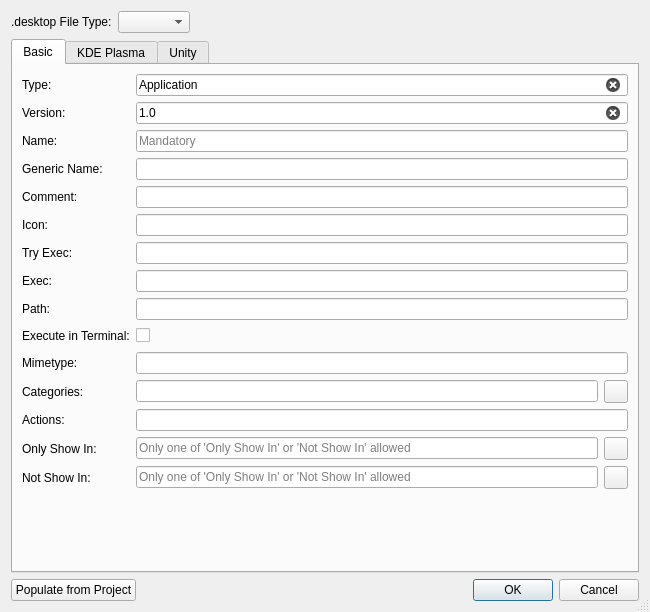
<?xml version="1.0" encoding="UTF-8"?>
<ui version="4.0">
 <class>DotDesktopWizardDialog</class>
 <widget class="QDialog" name="DotDesktopWizardDialog">
  <property name="geometry">
   <rect>
    <x>0</x>
    <y>0</y>
    <width>650</width>
    <height>612</height>
   </rect>
  </property>
  <property name="windowTitle">
   <string>.desktop Wizard</string>
  </property>
  <property name="sizeGripEnabled">
   <bool>true</bool>
  </property>
  <layout class="QVBoxLayout" name="verticalLayout">
   <item>
    <layout class="QHBoxLayout" name="horizontalLayout_2">
     <item>
      <widget class="QLabel" name="label">
       <property name="text">
        <string>.desktop File Type:</string>
       </property>
      </widget>
     </item>
     <item>
      <widget class="QComboBox" name="typeComboBox">
       <property name="toolTip">
        <string>Select a target .desktop file format</string>
       </property>
      </widget>
     </item>
     <item>
      <spacer name="horizontalSpacer">
       <property name="orientation">
        <enum>Qt::Horizontal</enum>
       </property>
       <property name="sizeHint" stdset="0">
        <size>
         <width>40</width>
         <height>20</height>
        </size>
       </property>
      </spacer>
     </item>
    </layout>
   </item>
   <item>
    <widget class="QTabWidget" name="dataTabWidget">
     <property name="currentIndex">
      <number>0</number>
     </property>
     <widget class="QWidget" name="basicTab">
      <attribute name="title">
       <string>Basic</string>
      </attribute>
      <layout class="QGridLayout" name="gridLayout">
       <item row="0" column="0">
        <widget class="QLabel" name="label_3">
         <property name="text">
          <string>Type:</string>
         </property>
        </widget>
       </item>
       <item row="0" column="1" colspan="3">
        <widget class="QLineEdit" name="typeEdit">
         <property name="toolTip">
          <string>Enter the type</string>
         </property>
         <property name="text">
          <string notr="true">Application</string>
         </property>
         <property name="placeholderText">
          <string>Mandatory</string>
         </property>
         <property name="clearButtonEnabled">
          <bool>true</bool>
         </property>
        </widget>
       </item>
       <item row="1" column="0">
        <widget class="QLabel" name="label_2">
         <property name="text">
          <string>Version:</string>
         </property>
        </widget>
       </item>
       <item row="1" column="1" colspan="3">
        <widget class="QLineEdit" name="versionEdit">
         <property name="toolTip">
          <string>Enter the version of the .desktop specification</string>
         </property>
         <property name="text">
          <string notr="true">1.0</string>
         </property>
         <property name="clearButtonEnabled">
          <bool>true</bool>
         </property>
        </widget>
       </item>
       <item row="2" column="0">
        <widget class="QLabel" name="label_4">
         <property name="text">
          <string>Name:</string>
         </property>
        </widget>
       </item>
       <item row="2" column="1" colspan="3">
        <widget class="QLineEdit" name="nameEdit">
         <property name="toolTip">
          <string>Enter the application name</string>
         </property>
         <property name="placeholderText">
          <string>Mandatory</string>
         </property>
         <property name="clearButtonEnabled">
          <bool>true</bool>
         </property>
        </widget>
       </item>
       <item row="3" column="0">
        <widget class="QLabel" name="label_5">
         <property name="text">
          <string>Generic Name:</string>
         </property>
        </widget>
       </item>
       <item row="3" column="1" colspan="3">
        <widget class="QLineEdit" name="genericNameEdit">
         <property name="toolTip">
          <string>Enter the generic application name</string>
         </property>
         <property name="clearButtonEnabled">
          <bool>true</bool>
         </property>
        </widget>
       </item>
       <item row="4" column="0">
        <widget class="QLabel" name="label_6">
         <property name="text">
          <string>Comment:</string>
         </property>
        </widget>
       </item>
       <item row="4" column="1" colspan="3">
        <widget class="QLineEdit" name="commentEdit">
         <property name="toolTip">
          <string>Enter a comment</string>
         </property>
         <property name="clearButtonEnabled">
          <bool>true</bool>
         </property>
        </widget>
       </item>
       <item row="5" column="0">
        <widget class="QLabel" name="label_7">
         <property name="text">
          <string>Icon:</string>
         </property>
        </widget>
       </item>
       <item row="5" column="1" colspan="3">
        <widget class="QLineEdit" name="iconFileEdit">
         <property name="toolTip">
          <string>Enter the icon file name</string>
         </property>
         <property name="clearButtonEnabled">
          <bool>true</bool>
         </property>
        </widget>
       </item>
       <item row="6" column="0">
        <widget class="QLabel" name="label_10">
         <property name="text">
          <string>Try Exec:</string>
         </property>
        </widget>
       </item>
       <item row="6" column="1" colspan="3">
        <widget class="QLineEdit" name="tryExecEdit">
         <property name="toolTip">
          <string>Enter an executable command used to determine the application's presence</string>
         </property>
         <property name="clearButtonEnabled">
          <bool>true</bool>
         </property>
        </widget>
       </item>
       <item row="7" column="0">
        <widget class="QLabel" name="label_9">
         <property name="text">
          <string>Exec:</string>
         </property>
        </widget>
       </item>
       <item row="7" column="1" colspan="3">
        <widget class="QLineEdit" name="execEdit">
         <property name="toolTip">
          <string>Enter the executable command</string>
         </property>
         <property name="clearButtonEnabled">
          <bool>true</bool>
         </property>
        </widget>
       </item>
       <item row="8" column="0">
        <widget class="QLabel" name="label_30">
         <property name="text">
          <string>Path:</string>
         </property>
        </widget>
       </item>
       <item row="8" column="1" colspan="3">
        <widget class="QLineEdit" name="pathEdit">
         <property name="toolTip">
          <string>Enter the working directory</string>
         </property>
         <property name="clearButtonEnabled">
          <bool>true</bool>
         </property>
        </widget>
       </item>
       <item row="9" column="0">
        <widget class="QLabel" name="label_12">
         <property name="text">
          <string>Execute in Terminal:</string>
         </property>
        </widget>
       </item>
       <item row="9" column="1">
        <widget class="QCheckBox" name="terminalCheckBox">
         <property name="toolTip">
          <string>Select to execute the application in a terminal</string>
         </property>
         <property name="text">
          <string/>
         </property>
        </widget>
       </item>
       <item row="9" column="2" colspan="2">
        <spacer name="horizontalSpacer_3">
         <property name="orientation">
          <enum>Qt::Horizontal</enum>
         </property>
         <property name="sizeHint" stdset="0">
          <size>
           <width>504</width>
           <height>20</height>
          </size>
         </property>
        </spacer>
       </item>
       <item row="10" column="0">
        <widget class="QLabel" name="label_11">
         <property name="text">
          <string>Mimetype:</string>
         </property>
        </widget>
       </item>
       <item row="10" column="1" colspan="3">
        <widget class="QLineEdit" name="mimetypeEdit">
         <property name="toolTip">
          <string>Enter the mime type</string>
         </property>
         <property name="clearButtonEnabled">
          <bool>true</bool>
         </property>
        </widget>
       </item>
       <item row="11" column="0">
        <widget class="QLabel" name="label_8">
         <property name="text">
          <string>Categories:</string>
         </property>
        </widget>
       </item>
       <item row="11" column="1" colspan="2">
        <widget class="QLineEdit" name="categoriesEdit">
         <property name="toolTip">
          <string>Enter the list of categories separated by ';'</string>
         </property>
         <property name="clearButtonEnabled">
          <bool>true</bool>
         </property>
        </widget>
       </item>
       <item row="11" column="3">
        <widget class="QToolButton" name="categoriesButton">
         <property name="toolTip">
          <string>Press to select the categories via a dialog</string>
         </property>
        </widget>
       </item>
       <item row="12" column="0">
        <widget class="QLabel" name="label_13">
         <property name="text">
          <string>Actions:</string>
         </property>
        </widget>
       </item>
       <item row="12" column="1" colspan="3">
        <widget class="QLineEdit" name="actionsEdit">
         <property name="toolTip">
          <string>Enter the list of actions separated by ';'</string>
         </property>
         <property name="clearButtonEnabled">
          <bool>true</bool>
         </property>
        </widget>
       </item>
       <item row="13" column="0">
        <widget class="QLabel" name="label_14">
         <property name="text">
          <string>Only Show In:</string>
         </property>
        </widget>
       </item>
       <item row="13" column="1" colspan="2">
        <widget class="QLineEdit" name="onlyShowEdit">
         <property name="toolTip">
          <string>Enter the list of environments to show in separated by ';'</string>
         </property>
         <property name="placeholderText">
          <string>Only one of 'Only Show In' or 'Not Show In' allowed</string>
         </property>
         <property name="clearButtonEnabled">
          <bool>true</bool>
         </property>
        </widget>
       </item>
       <item row="13" column="3">
        <widget class="QToolButton" name="onlyShowButton">
         <property name="toolTip">
          <string>Press to select the environments via a dialog</string>
         </property>
        </widget>
       </item>
       <item row="14" column="0">
        <widget class="QLabel" name="label_15">
         <property name="text">
          <string>Not Show In:</string>
         </property>
        </widget>
       </item>
       <item row="14" column="1" colspan="2">
        <widget class="QLineEdit" name="notShowEdit">
         <property name="toolTip">
          <string>Enter the list of environments to not show in separated by ';'</string>
         </property>
         <property name="placeholderText">
          <string>Only one of 'Only Show In' or 'Not Show In' allowed</string>
         </property>
         <property name="clearButtonEnabled">
          <bool>true</bool>
         </property>
        </widget>
       </item>
       <item row="14" column="3">
        <widget class="QToolButton" name="notShowButton">
         <property name="toolTip">
          <string>Press to select the environments via a dialog</string>
         </property>
        </widget>
       </item>
       <item row="15" column="2">
        <spacer name="verticalSpacer">
         <property name="orientation">
          <enum>Qt::Vertical</enum>
         </property>
         <property name="sizeHint" stdset="0">
          <size>
           <width>20</width>
           <height>4</height>
          </size>
         </property>
        </spacer>
       </item>
      </layout>
     </widget>
     <widget class="QWidget" name="kdeTab">
      <attribute name="title">
       <string>KDE Plasma</string>
      </attribute>
      <layout class="QGridLayout" name="gridLayout_2">
       <item row="0" column="0">
        <widget class="QLabel" name="label_16">
         <property name="text">
          <string>Encoding:</string>
         </property>
        </widget>
       </item>
       <item row="0" column="1" colspan="2">
        <widget class="QComboBox" name="kdeEncodingComboBox">
         <property name="toolTip">
          <string>Select the encoding of the file</string>
         </property>
        </widget>
       </item>
       <item row="1" column="0">
        <widget class="QLabel" name="label_17">
         <property name="text">
          <string>API:</string>
         </property>
        </widget>
       </item>
       <item row="1" column="1" colspan="2">
        <widget class="QComboBox" name="kdeApiComboBox">
         <property name="toolTip">
          <string>Select the Plasma API</string>
         </property>
        </widget>
       </item>
       <item row="2" column="0">
        <widget class="QLabel" name="label_18">
         <property name="text">
          <string>Service Type:</string>
         </property>
        </widget>
       </item>
       <item row="2" column="1" colspan="2">
        <widget class="QLineEdit" name="kdeServiceTypeEdit">
         <property name="toolTip">
          <string>Enter the service type</string>
         </property>
         <property name="text">
          <string notr="true">Plasma/Applet</string>
         </property>
         <property name="clearButtonEnabled">
          <bool>true</bool>
         </property>
        </widget>
       </item>
       <item row="3" column="0">
        <widget class="QLabel" name="label_19">
         <property name="text">
          <string>Main Script:</string>
         </property>
        </widget>
       </item>
       <item row="3" column="1" colspan="2">
        <widget class="QLineEdit" name="kdeMainScriptEdit">
         <property name="toolTip">
          <string>Enter the main script name</string>
         </property>
         <property name="clearButtonEnabled">
          <bool>true</bool>
         </property>
        </widget>
       </item>
       <item row="4" column="0">
        <widget class="QLabel" name="label_20">
         <property name="text">
          <string>Author:</string>
         </property>
        </widget>
       </item>
       <item row="4" column="1" colspan="2">
        <widget class="QLineEdit" name="kdeAuthorEdit">
         <property name="toolTip">
          <string>Enter the author's name</string>
         </property>
         <property name="clearButtonEnabled">
          <bool>true</bool>
         </property>
        </widget>
       </item>
       <item row="5" column="0">
        <widget class="QLabel" name="label_21">
         <property name="text">
          <string>Email:</string>
         </property>
        </widget>
       </item>
       <item row="5" column="1" colspan="2">
        <widget class="QLineEdit" name="kdeEmailEdit">
         <property name="toolTip">
          <string>Enter the auhor email</string>
         </property>
         <property name="clearButtonEnabled">
          <bool>true</bool>
         </property>
        </widget>
       </item>
       <item row="6" column="0">
        <widget class="QLabel" name="label_23">
         <property name="text">
          <string>Name:</string>
         </property>
        </widget>
       </item>
       <item row="6" column="1" colspan="2">
        <widget class="QLineEdit" name="kdeNameEdit">
         <property name="toolTip">
          <string>Enter the application name</string>
         </property>
         <property name="clearButtonEnabled">
          <bool>true</bool>
         </property>
        </widget>
       </item>
       <item row="7" column="0">
        <widget class="QLabel" name="label_22">
         <property name="text">
          <string>Version:</string>
         </property>
        </widget>
       </item>
       <item row="7" column="1" colspan="2">
        <widget class="QLineEdit" name="kdeVersionEdit">
         <property name="toolTip">
          <string>Enter the version number in the form 'major.minor[.patch[.sub]]'</string>
         </property>
         <property name="clearButtonEnabled">
          <bool>true</bool>
         </property>
        </widget>
       </item>
       <item row="8" column="0">
        <widget class="QLabel" name="label_24">
         <property name="text">
          <string>Website:</string>
         </property>
        </widget>
       </item>
       <item row="8" column="1" colspan="2">
        <widget class="QLineEdit" name="kdeWebsiteEdit">
         <property name="toolTip">
          <string>Enter the URL of the website</string>
         </property>
         <property name="clearButtonEnabled">
          <bool>true</bool>
         </property>
        </widget>
       </item>
       <item row="9" column="0">
        <widget class="QLabel" name="label_25">
         <property name="text">
          <string>Category:</string>
         </property>
        </widget>
       </item>
       <item row="9" column="1" colspan="2">
        <widget class="QComboBox" name="kdeCategoryComboBox">
         <property name="toolTip">
          <string>Select a category</string>
         </property>
        </widget>
       </item>
       <item row="10" column="0">
        <widget class="QLabel" name="label_26">
         <property name="text">
          <string>Depends:</string>
         </property>
        </widget>
       </item>
       <item row="10" column="1" colspan="2">
        <widget class="QLineEdit" name="kdeDependsEdit">
         <property name="toolTip">
          <string>Enter the list of dependancies separated by ';'</string>
         </property>
         <property name="clearButtonEnabled">
          <bool>true</bool>
         </property>
        </widget>
       </item>
       <item row="11" column="0">
        <widget class="QLabel" name="label_27">
         <property name="text">
          <string>License:</string>
         </property>
        </widget>
       </item>
       <item row="11" column="1" colspan="2">
        <widget class="QLineEdit" name="kdeLicensEdit">
         <property name="toolTip">
          <string>Enter the license type</string>
         </property>
         <property name="text">
          <string notr="true">GPLv3</string>
         </property>
         <property name="clearButtonEnabled">
          <bool>true</bool>
         </property>
        </widget>
       </item>
       <item row="12" column="0">
        <widget class="QLabel" name="label_28">
         <property name="text">
          <string>Enabled by Default:</string>
         </property>
        </widget>
       </item>
       <item row="12" column="1">
        <widget class="QCheckBox" name="kdeEnabledDefaultCheckBox">
         <property name="toolTip">
          <string>Select to enable this by default</string>
         </property>
         <property name="text">
          <string/>
         </property>
        </widget>
       </item>
       <item row="12" column="2">
        <spacer name="horizontalSpacer_4">
         <property name="orientation">
          <enum>Qt::Horizontal</enum>
         </property>
         <property name="sizeHint" stdset="0">
          <size>
           <width>508</width>
           <height>17</height>
          </size>
         </property>
        </spacer>
       </item>
       <item row="13" column="0">
        <spacer name="verticalSpacer_2">
         <property name="orientation">
          <enum>Qt::Vertical</enum>
         </property>
         <property name="sizeHint" stdset="0">
          <size>
           <width>20</width>
           <height>37</height>
          </size>
         </property>
        </spacer>
       </item>
      </layout>
     </widget>
     <widget class="QWidget" name="unityTab">
      <attribute name="title">
       <string>Unity</string>
      </attribute>
      <layout class="QGridLayout" name="gridLayout_3">
       <item row="0" column="0">
        <widget class="QLabel" name="label_29">
         <property name="text">
          <string>X-Ayatana-Desktop-Shortcuts:</string>
         </property>
        </widget>
       </item>
       <item row="0" column="1">
        <widget class="QLineEdit" name="unityShortcutsEdit">
         <property name="toolTip">
          <string>Enter the desktop shortcuts separated by ';'</string>
         </property>
         <property name="text">
          <string notr="true">Next;Previous</string>
         </property>
         <property name="clearButtonEnabled">
          <bool>true</bool>
         </property>
        </widget>
       </item>
       <item row="1" column="1">
        <spacer name="verticalSpacer_3">
         <property name="orientation">
          <enum>Qt::Vertical</enum>
         </property>
         <property name="sizeHint" stdset="0">
          <size>
           <width>20</width>
           <height>382</height>
          </size>
         </property>
        </spacer>
       </item>
      </layout>
     </widget>
    </widget>
   </item>
   <item>
    <layout class="QHBoxLayout" name="horizontalLayout">
     <item>
      <widget class="QPushButton" name="projectButton">
       <property name="toolTip">
        <string>Press to populate entry fields from project data</string>
       </property>
       <property name="text">
        <string>Populate from Project</string>
       </property>
      </widget>
     </item>
     <item>
      <spacer name="horizontalSpacer_2">
       <property name="orientation">
        <enum>Qt::Horizontal</enum>
       </property>
       <property name="sizeHint" stdset="0">
        <size>
         <width>40</width>
         <height>20</height>
        </size>
       </property>
      </spacer>
     </item>
     <item>
      <widget class="QDialogButtonBox" name="buttonBox">
       <property name="orientation">
        <enum>Qt::Horizontal</enum>
       </property>
       <property name="standardButtons">
        <set>QDialogButtonBox::Cancel|QDialogButtonBox::Ok</set>
       </property>
      </widget>
     </item>
    </layout>
   </item>
  </layout>
 </widget>
 <tabstops>
  <tabstop>typeComboBox</tabstop>
  <tabstop>dataTabWidget</tabstop>
  <tabstop>typeEdit</tabstop>
  <tabstop>versionEdit</tabstop>
  <tabstop>nameEdit</tabstop>
  <tabstop>genericNameEdit</tabstop>
  <tabstop>commentEdit</tabstop>
  <tabstop>iconFileEdit</tabstop>
  <tabstop>tryExecEdit</tabstop>
  <tabstop>execEdit</tabstop>
  <tabstop>pathEdit</tabstop>
  <tabstop>terminalCheckBox</tabstop>
  <tabstop>mimetypeEdit</tabstop>
  <tabstop>categoriesEdit</tabstop>
  <tabstop>categoriesButton</tabstop>
  <tabstop>actionsEdit</tabstop>
  <tabstop>onlyShowEdit</tabstop>
  <tabstop>onlyShowButton</tabstop>
  <tabstop>notShowEdit</tabstop>
  <tabstop>notShowButton</tabstop>
  <tabstop>kdeEncodingComboBox</tabstop>
  <tabstop>kdeApiComboBox</tabstop>
  <tabstop>kdeServiceTypeEdit</tabstop>
  <tabstop>kdeMainScriptEdit</tabstop>
  <tabstop>kdeAuthorEdit</tabstop>
  <tabstop>kdeEmailEdit</tabstop>
  <tabstop>kdeNameEdit</tabstop>
  <tabstop>kdeVersionEdit</tabstop>
  <tabstop>kdeWebsiteEdit</tabstop>
  <tabstop>kdeCategoryComboBox</tabstop>
  <tabstop>kdeDependsEdit</tabstop>
  <tabstop>kdeLicensEdit</tabstop>
  <tabstop>kdeEnabledDefaultCheckBox</tabstop>
  <tabstop>unityShortcutsEdit</tabstop>
  <tabstop>projectButton</tabstop>
  <tabstop>buttonBox</tabstop>
 </tabstops>
 <resources/>
 <connections>
  <connection>
   <sender>buttonBox</sender>
   <signal>accepted()</signal>
   <receiver>DotDesktopWizardDialog</receiver>
   <slot>accept()</slot>
   <hints>
    <hint type="sourcelabel">
     <x>248</x>
     <y>254</y>
    </hint>
    <hint type="destinationlabel">
     <x>157</x>
     <y>274</y>
    </hint>
   </hints>
  </connection>
  <connection>
   <sender>buttonBox</sender>
   <signal>rejected()</signal>
   <receiver>DotDesktopWizardDialog</receiver>
   <slot>reject()</slot>
   <hints>
    <hint type="sourcelabel">
     <x>316</x>
     <y>260</y>
    </hint>
    <hint type="destinationlabel">
     <x>286</x>
     <y>274</y>
    </hint>
   </hints>
  </connection>
 </connections>
</ui>
